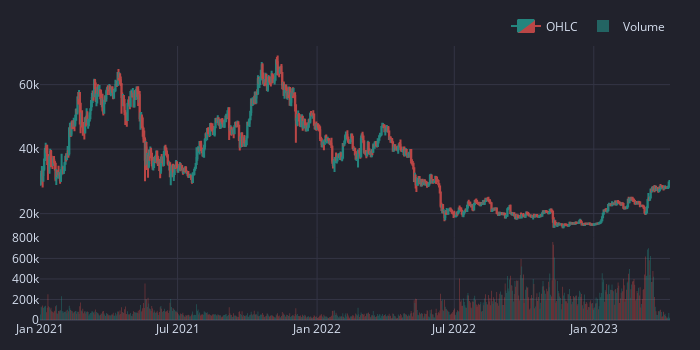

Notebook cell for this chart:
### Code cell
data.plot().show()

### Figure 1 — Plotly figure (JSON) as saved in the notebook; plotly's stock layout.template omitted (floating-point values rounded to 4 significant figures; data arrays with more than 128 entries replaced by an {"elided": "..."} marker saying what was removed)
{"data": [{"close": {"elided": "831 float values"}, "decreasing": {"fillcolor": "#ee534f", "line": {"color": "#ee534f"}}, "high": {"elided": "831 float values"}, "increasing": {"fillcolor": "#26a69a", "line": {"color": "#26a69a"}}, "low": {"elided": "831 float values"}, "name": "OHLC", "opacity": 0.75, "open": {"elided": "831 float values"}, "type": "candlestick", "uid": "35489adf-a04b-4e1e-8128-4da1033173ba", "x": {"elided": "831 str values"}, "xaxis": "x", "yaxis": "y"}, {"marker": {"color": {"elided": "831 str values"}, "line": {"width": 0}}, "name": "Volume", "opacity": 0.5, "type": "bar", "uid": "58f78b61-bc16-457a-8b67-eef6ec5afb64", "x": {"elided": "831 str values"}, "xaxis": "x2", "y": {"elided": "831 float values"}, "yaxis": "y2"}], "layout": {"height": 350, "legend": {"orientation": "h", "traceorder": "normal", "x": 1, "xanchor": "right", "y": 1.02, "yanchor": "bottom"}, "margin": {"b": 30, "l": 30, "r": 30, "t": 30}, "showlegend": true, "width": 700, "xaxis": {"anchor": "y", "domain": [0, 1], "matches": "x2", "rangeslider": {"visible": false}, "showgrid": true, "showticklabels": false}, "xaxis2": {"anchor": "y2", "domain": [0, 1], "showgrid": true}, "yaxis": {"anchor": "x", "domain": [0.3, 1], "showgrid": true}, "yaxis2": {"anchor": "x2", "domain": [0, 0.3], "showgrid": true}}}
